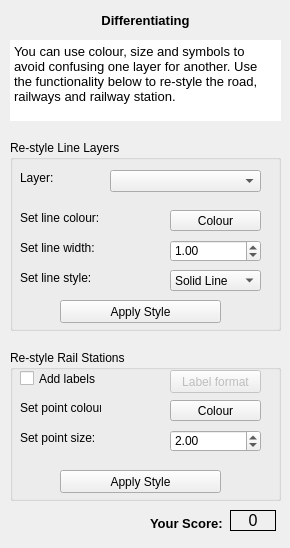
  <widget class="QWizardPage" name="wizardPage6">
   <widget class="QTextBrowser" name="textBrowser_7">
    <property name="geometry">
     <rect>
      <x>10</x>
      <y>40</y>
      <width>271</width>
      <height>81</height>
     </rect>
    </property>
    <property name="frameShape">
     <enum>QFrame::NoFrame</enum>
    </property>
    <property name="frameShadow">
     <enum>QFrame::Plain</enum>
    </property>
    <property name="html">
     <string>&lt;!DOCTYPE HTML PUBLIC &quot;-//W3C//DTD HTML 4.0//EN&quot; &quot;http://www.w3.org/TR/REC-html40/strict.dtd&quot;&gt;
&lt;html&gt;&lt;head&gt;&lt;meta name=&quot;qrichtext&quot; content=&quot;1&quot; /&gt;&lt;style type=&quot;text/css&quot;&gt;
p, li { white-space: pre-wrap; }
&lt;/style&gt;&lt;/head&gt;&lt;body style=&quot; font-family:'MS Shell Dlg 2'; font-size:8.25pt; font-weight:400; font-style:normal;&quot;&gt;
&lt;p style=&quot; margin-top:0px; margin-bottom:0px; margin-left:0px; margin-right:0px; -qt-block-indent:0; text-indent:0px;&quot;&gt;&lt;span style=&quot; font-size:10pt;&quot;&gt;You can use colour, size and symbols to avoid confusing one layer for another. Use the functionality below to re-style the road, railways and railway station.&lt;/span&gt;&lt;/p&gt;&lt;/body&gt;&lt;/html&gt;</string>
    </property>
   </widget>
   <widget class="QLabel" name="label_20">
    <property name="geometry">
     <rect>
      <x>70</x>
      <y>10</y>
      <width>151</width>
      <height>21</height>
     </rect>
    </property>
    <property name="font">
     <font>
      <pointsize>10</pointsize>
      <weight>75</weight>
      <bold>true</bold>
     </font>
    </property>
    <property name="text">
     <string>Differentiating</string>
    </property>
    <property name="alignment">
     <set>Qt::AlignCenter</set>
    </property>
   </widget>
   <widget class="QLabel" name="label_21">
    <property name="geometry">
     <rect>
      <x>150</x>
      <y>508</y>
      <width>81</width>
      <height>31</height>
     </rect>
    </property>
    <property name="font">
     <font>
      <pointsize>10</pointsize>
      <weight>75</weight>
      <bold>true</bold>
     </font>
    </property>
    <property name="text">
     <string>Your Score:</string>
    </property>
   </widget>
   <widget class="QLabel" name="Score_label_5">
    <property name="geometry">
     <rect>
      <x>230</x>
      <y>510</y>
      <width>46</width>
      <height>21</height>
     </rect>
    </property>
    <property name="font">
     <font>
      <pointsize>12</pointsize>
     </font>
    </property>
    <property name="frameShape">
     <enum>QFrame::Panel</enum>
    </property>
    <property name="text">
     <string>0</string>
    </property>
    <property name="alignment">
     <set>Qt::AlignCenter</set>
    </property>
   </widget>
   <widget class="QGroupBox" name="groupBox_9">
    <property name="geometry">
     <rect>
      <x>10</x>
      <y>140</y>
      <width>271</width>
      <height>191</height>
     </rect>
    </property>
    <property name="title">
     <string>Re-style Line Layers</string>
    </property>
    <widget class="QLabel" name="label_34">
     <property name="geometry">
      <rect>
       <x>10</x>
       <y>70</y>
       <width>81</width>
       <height>16</height>
      </rect>
     </property>
     <property name="text">
      <string>Set line colour:</string>
     </property>
    </widget>
    <widget class="QPushButton" name="lineColourButton">
     <property name="geometry">
      <rect>
       <x>160</x>
       <y>70</y>
       <width>91</width>
       <height>21</height>
      </rect>
     </property>
     <property name="text">
      <string>Colour</string>
     </property>
    </widget>
    <widget class="QLabel" name="label_35">
     <property name="geometry">
      <rect>
       <x>10</x>
       <y>100</y>
       <width>101</width>
       <height>16</height>
      </rect>
     </property>
     <property name="text">
      <string>Set line width:</string>
     </property>
    </widget>
    <widget class="QLabel" name="label_36">
     <property name="geometry">
      <rect>
       <x>10</x>
       <y>130</y>
       <width>101</width>
       <height>16</height>
      </rect>
     </property>
     <property name="text">
      <string>Set line style:</string>
     </property>
    </widget>
    <widget class="QComboBox" name="styleComboBox">
     <property name="geometry">
      <rect>
       <x>160</x>
       <y>130</y>
       <width>91</width>
       <height>21</height>
      </rect>
     </property>
     <item>
      <property name="text">
       <string>Solid Line</string>
      </property>
     </item>
     <item>
      <property name="text">
       <string>No Pen</string>
      </property>
     </item>
     <item>
      <property name="text">
       <string>Dash Line</string>
      </property>
     </item>
     <item>
      <property name="text">
       <string>Dot Line</string>
      </property>
     </item>
     <item>
      <property name="text">
       <string>Dash Dot Line</string>
      </property>
     </item>
     <item>
      <property name="text">
       <string>Dash Dot Dot Line</string>
      </property>
     </item>
    </widget>
    <widget class="QDoubleSpinBox" name="lineWidth">
     <property name="geometry">
      <rect>
       <x>160</x>
       <y>100</y>
       <width>91</width>
       <height>22</height>
      </rect>
     </property>
     <property name="value">
      <double>1.000000000000000</double>
     </property>
    </widget>
    <widget class="QComboBox" name="lineLyrComboBox">
     <property name="geometry">
      <rect>
       <x>100</x>
       <y>30</y>
       <width>151</width>
       <height>22</height>
      </rect>
     </property>
    </widget>
    <widget class="QLabel" name="label_37">
     <property name="geometry">
      <rect>
       <x>10</x>
       <y>30</y>
       <width>41</width>
       <height>16</height>
      </rect>
     </property>
     <property name="text">
      <string>Layer:</string>
     </property>
    </widget>
    <widget class="QPushButton" name="applyStyle">
     <property name="geometry">
      <rect>
       <x>50</x>
       <y>160</y>
       <width>161</width>
       <height>23</height>
      </rect>
     </property>
     <property name="text">
      <string>Apply Style</string>
     </property>
    </widget>
   </widget>
   <widget class="QGroupBox" name="groupBox_10">
    <property name="geometry">
     <rect>
      <x>10</x>
      <y>350</y>
      <width>271</width>
      <height>151</height>
     </rect>
    </property>
    <property name="title">
     <string>Re-style Rail Stations</string>
    </property>
    <widget class="QLabel" name="label_42">
     <property name="geometry">
      <rect>
       <x>10</x>
       <y>50</y>
       <width>81</width>
       <height>16</height>
      </rect>
     </property>
     <property name="text">
      <string>Set point colour:</string>
     </property>
    </widget>
    <widget class="QPushButton" name="stationColour">
     <property name="geometry">
      <rect>
       <x>160</x>
       <y>50</y>
       <width>91</width>
       <height>21</height>
      </rect>
     </property>
     <property name="text">
      <string>Colour</string>
     </property>
    </widget>
    <widget class="QCheckBox" name="addLabels">
     <property name="geometry">
      <rect>
       <x>10</x>
       <y>20</y>
       <width>91</width>
       <height>17</height>
      </rect>
     </property>
     <property name="text">
      <string>Add labels</string>
     </property>
    </widget>
    <widget class="QPushButton" name="labelFormat">
     <property name="enabled">
      <bool>false</bool>
     </property>
     <property name="geometry">
      <rect>
       <x>160</x>
       <y>20</y>
       <width>91</width>
       <height>23</height>
      </rect>
     </property>
     <property name="text">
      <string>Label format</string>
     </property>
    </widget>
    <widget class="QLabel" name="label_43">
     <property name="geometry">
      <rect>
       <x>10</x>
       <y>80</y>
       <width>101</width>
       <height>16</height>
      </rect>
     </property>
     <property name="text">
      <string>Set point size:</string>
     </property>
    </widget>
    <widget class="QDoubleSpinBox" name="stationSize">
     <property name="geometry">
      <rect>
       <x>160</x>
       <y>80</y>
       <width>91</width>
       <height>22</height>
      </rect>
     </property>
     <property name="value">
      <double>2.000000000000000</double>
     </property>
    </widget>
    <widget class="QPushButton" name="applyStationStyle">
     <property name="geometry">
      <rect>
       <x>50</x>
       <y>120</y>
       <width>161</width>
       <height>23</height>
      </rect>
     </property>
     <property name="text">
      <string>Apply Style</string>
     </property>
    </widget>
   </widget>
  </widget>
